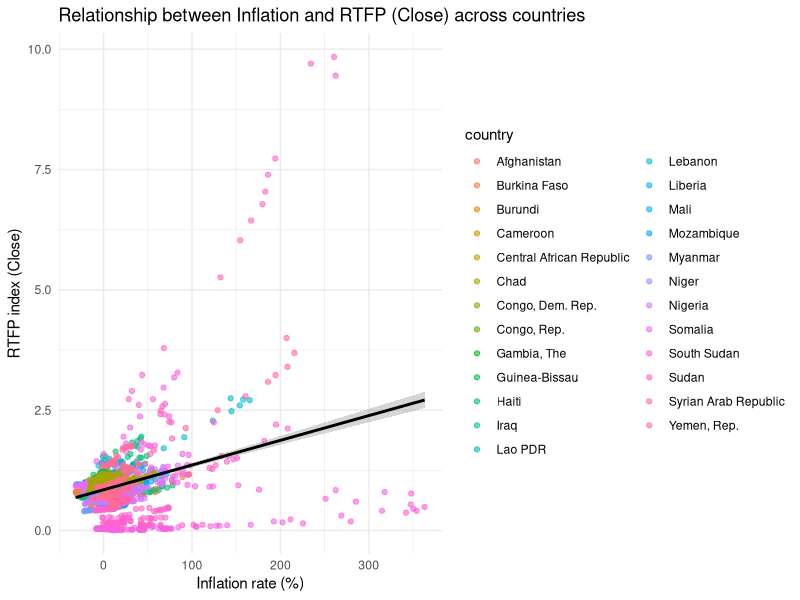
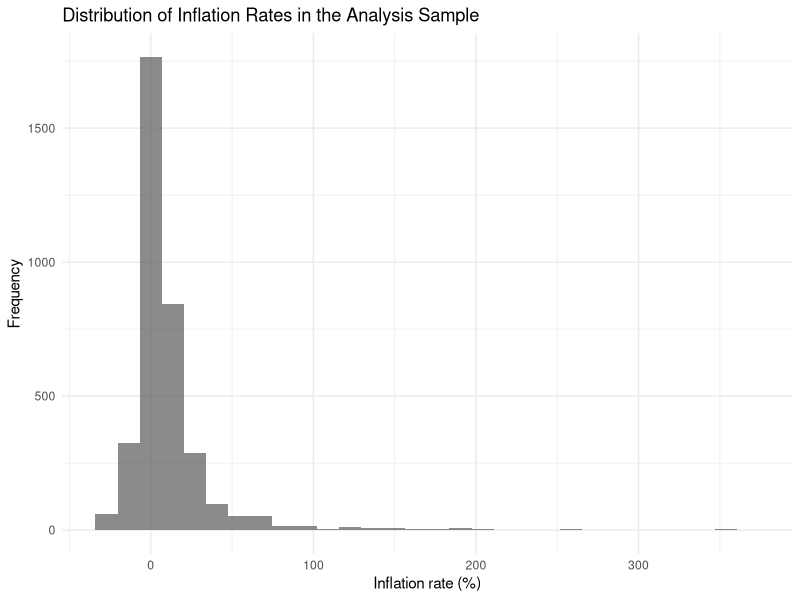
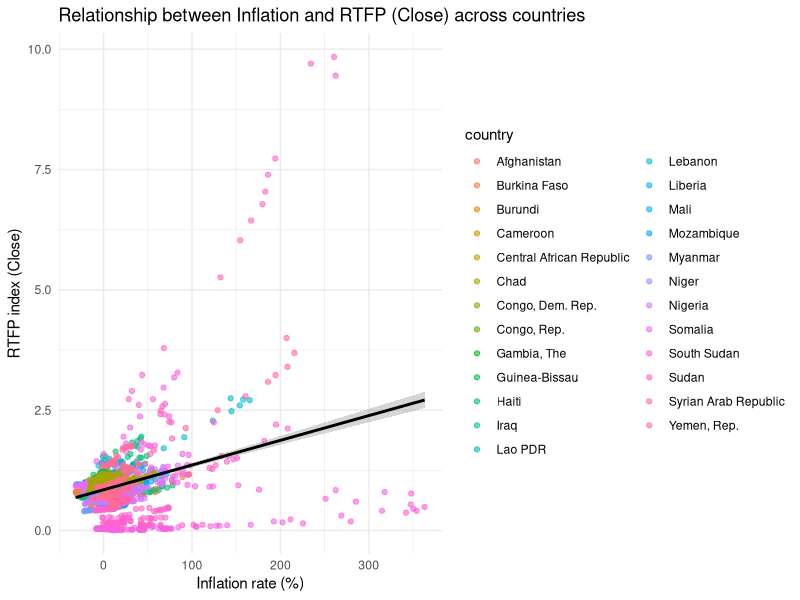
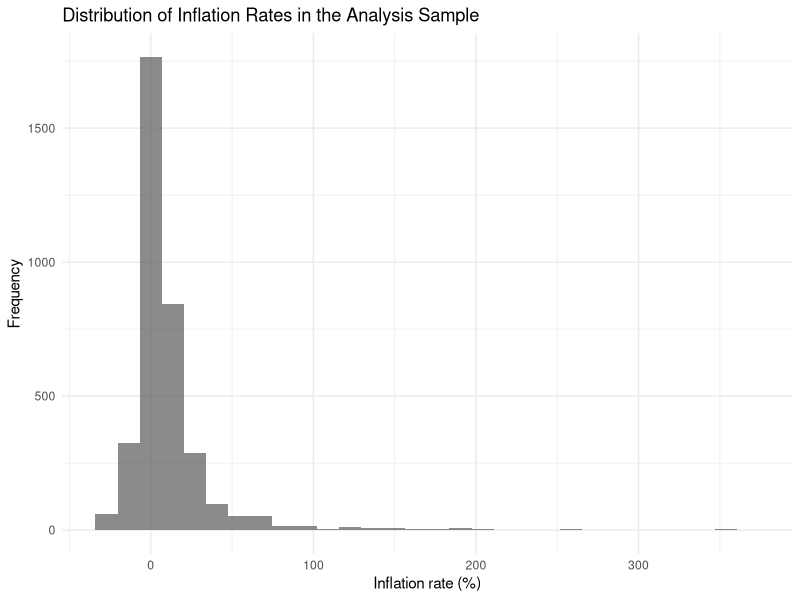

Here is the R script that generated these plots, in order:
library(tidyverse)
library(lubridate)
data <- read.csv("WLD_RTFP_country_2023-10-02.csv")

# Quick structure check
str(data)

# Convert date column to Date type (currently character)
data$date <- as.Date(data$date)

# Basic summary of all variables
summary(data)

# Count missing values per column
colSums(is.na(data))

# For correlation/linear model, we need rows with non-missing Close and Inflation
data_clean <- data %>%
  filter(!is.na(Close),
         !is.na(Inflation))

# How many rows remain?
nrow(data_clean)
data_analysis <- data_clean %>%
  filter(date >= as.Date("2000-01-01"),
         date <= as.Date("2020-12-31"))

# Check number of countries and date range used
length(unique(data_analysis$country))
range(data_analysis$date)
data_analysis %>%
  select(Open, High, Low, Close, Inflation) %>%
  summary()

# Country-level averages (can be used in your report text)
country_summary <- data_analysis %>%
  group_by(country) %>%
  summarise(
    mean_Close     = mean(Close, na.rm = TRUE),
    mean_Inflation = mean(Inflation, na.rm = TRUE),
    sd_Close       = sd(Close, na.rm = TRUE),
    sd_Inflation   = sd(Inflation, na.rm = TRUE),
    n_obs          = n()
  ) %>%
  arrange(desc(mean_Inflation))

head(country_summary)



# Scatterplot of Inflation vs Close (colour by country)
p_scatter <- ggplot(data_analysis,
                    aes(x = Inflation, y = Close, colour = country)) +
  geom_point(alpha = 0.6) +
  geom_smooth(method = "lm", se = TRUE, colour = "black") +
  labs(
    title = "Relationship between Inflation and RTFP (Close) across countries",
    x = "Inflation rate (%)",
    y = "RTFP index (Close)"
  ) +
  theme_minimal()

p_scatter

ggsave("plot_scatter_inflation_close.png",
       plot = p_scatter, width = 7, height = 5, dpi = 300)

# Visualisation – supplementary histogram (Inflation)
p_hist <- ggplot(data_analysis, aes(x = Inflation)) +
  geom_histogram(bins = 30, alpha = 0.7) +
  labs(
    title = "Distribution of Inflation Rates in the Analysis Sample",
    x = "Inflation rate (%)",
    y = "Frequency"
  ) +
  theme_minimal()

p_hist

# Save histogram as PNG for your report
ggsave("plot_hist_inflation.png",
       plot = p_hist, width = 7, height = 5, dpi = 300)
